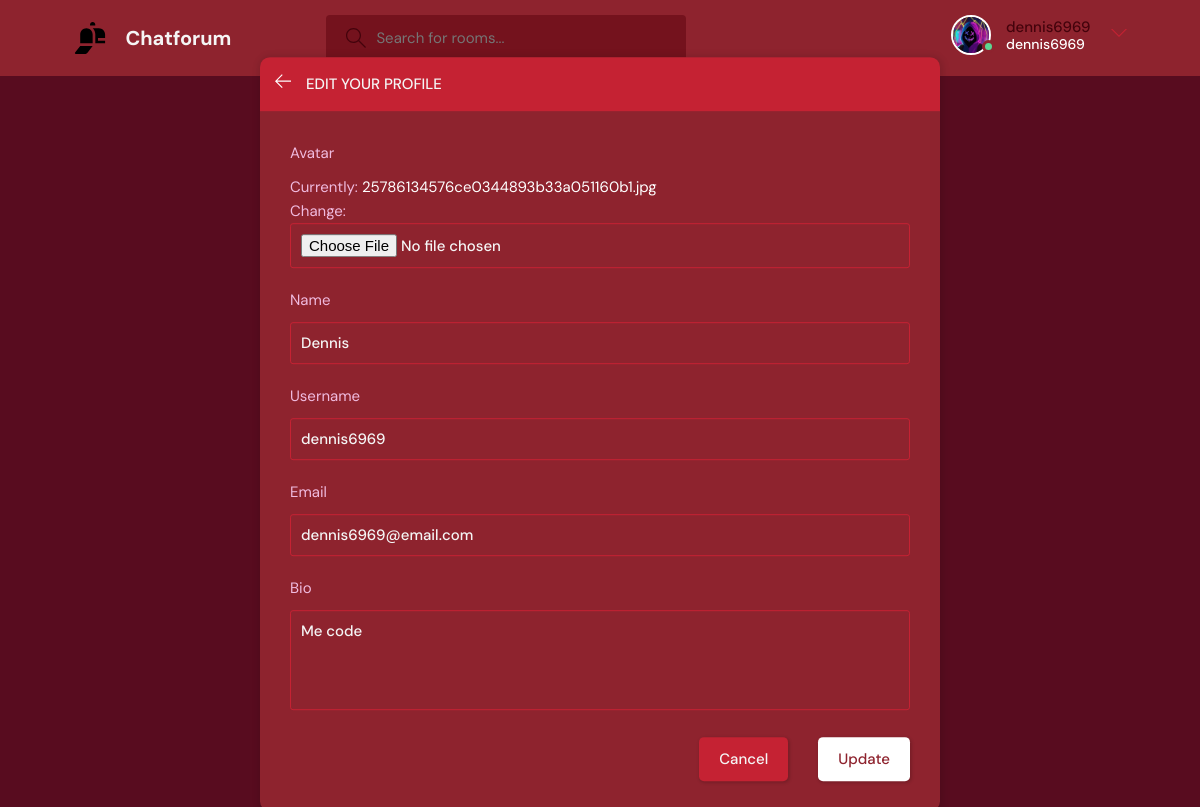
The app's page /update-user/ (signed in) with its own data.
### base/models.py (models this page shows)
class User(AbstractUser):
    name = models.CharField(max_length=200, null=True)
    email = models.EmailField(unique=True, null=True)
    bio = models.TextField(null=True)
    avatar = models.ImageField(null=True, default="avatar.svg")
    USERNAME_FIELD = 'email'
    REQUIRED_FIELDS = []

### base/views.py (the view)
# urls.py: path('update-user/',views.updateUser, name="update-user"),
@login_required(login_url='login')
def updateUser(request):
    user = request.user
    form = UserForm(instance=user)
    if request.method == "POST":
        form = UserForm(request.POST, request.FILES, instance=user)
        if form.is_valid():
            form.save()
            return redirect('user-profile', pk=user.id)
    return render(request,'base/update-user.html', {'form':form})

### base/forms.py
class UserForm(ModelForm):
    class Meta:
        model = User
        fields = ['avatar','name','username', 'email','bio']

### base/templates/base/update-user.html (shortened to what this page needs)
{% extends 'main.html' %}
{% block content %}
    <main class="update-account layout">
        <div class="container">
            <div class="layout__box">
                <div class="layout__boxHeader">
                    <div class="layout__boxTitle">
                        <a href="{% url 'home' %}">
                            <svg version="1.1" xmlns="http://www.w3.org/2000/svg" width="32" height="32"
                                viewBox="0 0 32 32">
                                <title>arrow-left</title>
                                <path
                                    d="M13.723 2.286l-13.723 13.714 13.719 13.714 1.616-1.611-10.96-10.96h27.625v-2.286h-27.625l10.965-10.965-1.616-1.607z">
                                </path>
                            </svg>
                        </a>
                        <h3>Edit your profile</h3>
                    </div>
                </div>
                <div class="layout__body">
                    <form class="form" action="" method="POST" enctype="multipart/form-data">
                      {% for field in form %}
                        <div class="form__group">
                            <label for="profile_pic">{{field.label}}</label>
                            {{field}}
                        </div>
                      {% endfor %}
                        <div class="form__action">
                            <a class="btn btn--dark" href="index.html">Cancel</a>
                            <button class="btn btn--main" type="submit">Update</button>
                        </div>
                    </form>
                </div>
            </div>
        </div>
    </main>
{% endblock content %}

### templates/navbar.html (shortened to what this page needs)
{% load static %}
<header class="header header--loggedIn">
    <div class="container">
      <a href="{% url 'home' %}" class="header__logo">
        <img src="{% static 'images/logo2.svg' %}" />
        <h1>Chatforum</h1>
      </a>
      <form class="header__search" method="GET" action="{% url 'home'%}">
        <label>
          <input name="q" placeholder="Search for rooms..." />
        </label>
      </form>
      <nav class="header__menu">
        {% if request.user.is_authenticated %}
        <div class="header__user">
          <a href="{% url 'update-user' %}">
            <div class="avatar avatar--medium active">
              <img src="{{request.user.avatar.url}}" />
            </div>
            <p>{{request.user.username}} <span>{{request.user.username}}</span></p>
          </a>
          <button class="dropdown-button">
            <svg version="1.1" xmlns="http://www.w3.org/2000/svg" width="32" height="32" viewBox="0 0 32 32">
              <title>chevron-down</title>
              <path d="M16 21l-13-13h-3l16 16 16-16h-3l-13 13z"></path>
            </svg>
          </button>
        </div>
        {% else %}
        <a href="{% url 'login' %}">
          <img src="{% static 'images/avatar.svg' %}" />
          <p>Login</p>
        </a>
        {% endif %}
      </nav>
    </div>
  </header>

### records on screen
User: user.avatar (picture), user.username "dennis6969", form "Dennis" "dennis6969" "dennis6969@email.com" "Me code"

### other values on screen
{{ field.label }} "Avatar" "Name" "Username" "Email" "Bio"
